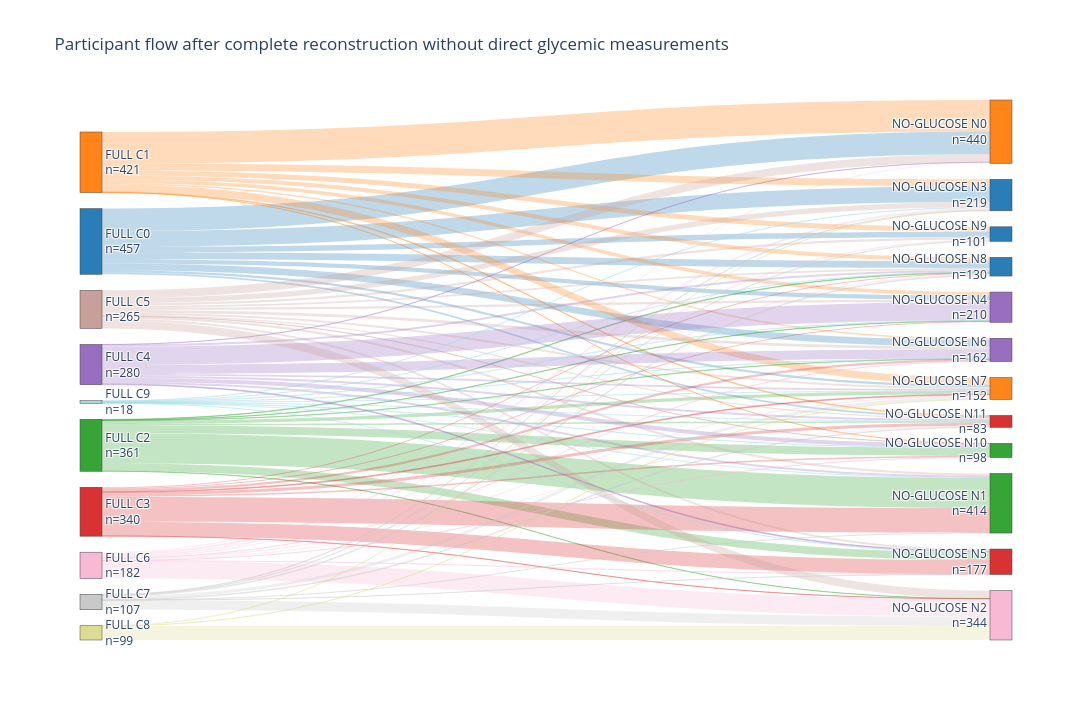

Notebook cell for this chart:
### Markdown cell above
## 13. Interactive Sankey: FULL communities → NO-GLUCOSE communities

### Code cell
import plotly.graph_objects as go


def rgba_string(rgba, alpha=None):
    r, g, b, a = rgba
    if alpha is not None:
        a = alpha
    return f"rgba({int(r*255)},{int(g*255)},{int(b*255)},{a:.3f})"


full_clusters = list(overlap_table.index)
no_glucose_clusters = list(overlap_table.columns)

# Order NO-GLUCOSE nodes by the FULL cluster receiving their largest overlap.
no_glucose_order = sorted(
    no_glucose_clusters,
    key=lambda cluster: (
        int(overlap_table[cluster].idxmax()),
        -int(overlap_table[cluster].max()),
        int(cluster),
    ),
)

full_sizes = overlap_table.sum(axis=1)
no_glucose_sizes = overlap_table.sum(axis=0)
node_labels = [
    f"FULL C{cluster}<br>n={int(full_sizes.loc[cluster]):,}"
    for cluster in full_clusters
] + [
    f"NO-GLUCOSE N{cluster}<br>n={int(no_glucose_sizes.loc[cluster]):,}"
    for cluster in no_glucose_order
]

full_node_index = {cluster: position for position, cluster in enumerate(full_clusters)}
no_glucose_node_index = {
    cluster: len(full_clusters) + position
    for position, cluster in enumerate(no_glucose_order)
}

cmap = plt.get_cmap("tab20", max(len(full_clusters), 1))
full_colors = {
    cluster: rgba_string(cmap(position), alpha=0.95)
    for position, cluster in enumerate(full_clusters)
}
node_colors = [full_colors[cluster] for cluster in full_clusters]
for cluster in no_glucose_order:
    dominant_full = int(overlap_table[cluster].idxmax())
    node_colors.append(full_colors[dominant_full])

sources, targets, values, link_colors, customdata = [], [], [], [], []
flow_rows = []
for full_cluster in full_clusters:
    for no_glucose_cluster in no_glucose_order:
        value = int(overlap_table.loc[full_cluster, no_glucose_cluster])
        if value == 0:
            continue
        source_total = int(full_sizes.loc[full_cluster])
        sources.append(full_node_index[full_cluster])
        targets.append(no_glucose_node_index[no_glucose_cluster])
        values.append(value)
        link_colors.append(full_colors[full_cluster].replace("0.950", "0.280"))
        customdata.append([full_cluster, no_glucose_cluster, value / source_total])
        flow_rows.append({
            "FULL_cluster": int(full_cluster),
            "NO_GLUCOSE_cluster": int(no_glucose_cluster),
            "n": value,
            "percentage_of_FULL_cluster": 100 * value / source_total,
        })

sankey_figure = go.Figure(go.Sankey(
    arrangement="snap",
    node=dict(
        pad=16,
        thickness=22,
        line=dict(width=0.5),
        label=node_labels,
        color=node_colors,
    ),
    link=dict(
        source=sources,
        target=targets,
        value=values,
        color=link_colors,
        customdata=customdata,
        hovertemplate=(
            "FULL C%{customdata[0]} → NO-GLUCOSE N%{customdata[1]}<br>"
            "n=%{value:,}<br>% of FULL community=%{customdata[2]:.1%}<extra></extra>"
        ),
    ),
))
sankey_figure.update_layout(
    title="Participant flow after complete reconstruction without direct glycemic measurements",
    font_size=12,
    width=1200,
    height=720,
)

sankey_flows = pd.DataFrame(flow_rows)
sankey_flows.to_csv(DIRS["comparison"] / "sankey_flows.csv", index=False)
sankey_figure.write_html(DIRS["comparison"] / "FULL_to_NO_GLUCOSE_sankey.html")
try:
    sankey_figure.write_image(DIRS["comparison"] / "FULL_to_NO_GLUCOSE_sankey.png", scale=3)
    sankey_figure.write_image(DIRS["comparison"] / "FULL_to_NO_GLUCOSE_sankey.svg")
except Exception as error:
    print("Static Sankey export skipped; interactive HTML was saved. Reason:", error)

display(sankey_flows)
display(sankey_figure)

### Figure 1 — Plotly figure (JSON) as saved in the notebook; plotly's stock layout.template omitted (floating-point values rounded to 4 significant figures; data arrays with more than 128 entries replaced by an {"elided": "..."} marker saying what was removed)
{"data": [{"arrangement": "snap", "link": {"color": ["rgba(31,119,180,0.280)", "rgba(31,119,180,0.280)", "rgba(31,119,180,0.280)", "rgba(31,119,180,0.280)", "rgba(31,119,180,0.280)", "rgba(31,119,180,0.280)", "rgba(31,119,180,0.280)", "rgba(31,119,180,0.280)", "rgba(255,127,14,0.280)", "rgba(255,127,14,0.280)", "rgba(255,127,14,0.280)", "rgba(255,127,14,0.280)", "rgba(255,127,14,0.280)", "rgba(255,127,14,0.280)", "rgba(255,127,14,0.280)", "rgba(255,127,14,0.280)", "rgba(255,127,14,0.280)", "rgba(44,160,44,0.280)", "rgba(44,160,44,0.280)", "rgba(44,160,44,0.280)", "rgba(44,160,44,0.280)", "rgba(44,160,44,0.280)", "rgba(44,160,44,0.280)", "rgba(44,160,44,0.280)", "rgba(44,160,44,0.280)", "rgba(44,160,44,0.280)", "rgba(214,39,40,0.280)", "rgba(214,39,40,0.280)", "rgba(214,39,40,0.280)", "rgba(214,39,40,0.280)", "rgba(214,39,40,0.280)", "rgba(214,39,40,0.280)", "rgba(214,39,40,0.280)", "rgba(214,39,40,0.280)", "rgba(214,39,40,0.280)", "rgba(148,103,189,0.280)", "rgba(148,103,189,0.280)", "rgba(148,103,189,0.280)", "rgba(148,103,189,0.280)", "rgba(148,103,189,0.280)", "rgba(148,103,189,0.280)", "rgba(148,103,189,0.280)", "rgba(148,103,189,0.280)", "rgba(148,103,189,0.280)", "rgba(196,156,148,0.280)", "rgba(196,156,148,0.280)", "rgba(196,156,148,0.280)", "rgba(196,156,148,0.280)", "rgba(196,156,148,0.280)", "rgba(196,156,148,0.280)", "rgba(196,156,148,0.280)", "rgba(196,156,148,0.280)", "rgba(196,156,148,0.280)", "rgba(196,156,148,0.280)", "rgba(196,156,148,0.280)", "rgba(196,156,148,0.280)", "rgba(247,182,210,0.280)", "rgba(247,182,210,0.280)", "rgba(247,182,210,0.280)", "rgba(247,182,210,0.280)", "rgba(247,182,210,0.280)", "rgba(247,182,210,0.280)", "rgba(247,182,210,0.280)", "rgba(247,182,210,0.280)", "rgba(247,182,210,0.280)", "rgba(247,182,210,0.280)", "rgba(199,199,199,0.280)", "rgba(199,199,199,0.280)", "rgba(199,199,199,0.280)", "rgba(199,199,199,0.280)", "rgba(199,199,199,0.280)", "rgba(199,199,199,0.280)", "rgba(199,199,199,0.280)", "rgba(199,199,199,0.280)", "rgba(219,219,141,0.280)", "rgba(219,219,141,0.280)", "rgba(219,219,141,0.280)", "rgba(158,218,229,0.280)", "rgba(158,218,229,0.280)", "rgba(158,218,229,0.280)", "rgba(158,218,229,0.280)", "rgba(158,218,229,0.280)", "rgba(158,218,229,0.280)", "rgba(158,218,229,0.280)", "rgba(158,218,229,0.280)", "rgba(158,218,229,0.280)"], "customdata": {"elided": "86x3 float values"}, "hovertemplate": "FULL C%{customdata[0]} → NO-GLUCOSE N%{customdata[1]}<br>n=%{value:,}<br>% of FULL community=%{customdata[2]:.1%}<extra></extra>", "source": [0, 0, 0, 0, 0, 0, 0, 0, 1, 1, 1, 1, 1, 1, 1, 1, 1, 2, 2, 2, 2, 2, 2, 2, 2, 2, 3, 3, 3, 3, 3, 3, 3, 3, 3, 4, 4, 4, 4, 4, 4, 4, 4, 4, 5, 5, 5, 5, 5, 5, 5, 5, 5, 5, 5, 5, 6, 6, 6, 6, 6, 6, 6, 6, 6, 6, 7, 7, 7, 7, 7, 7, 7, 7, 8, 8, 8, 9, 9, 9, 9, 9, 9, 9, 9, 9], "target": [10, 11, 12, 13, 14, 18, 19, 20, 10, 11, 12, 13, 14, 16, 18, 19, 20, 11, 14, 15, 16, 17, 18, 19, 20, 21, 11, 14, 15, 16, 17, 18, 19, 20, 21, 11, 13, 14, 15, 16, 17, 18, 19, 20, 10, 11, 12, 13, 14, 15, 16, 17, 18, 19, 20, 21, 10, 11, 12, 13, 14, 16, 17, 18, 20, 21, 10, 11, 12, 14, 15, 17, 18, 21, 10, 14, 21, 10, 11, 14, 15, 16, 17, 18, 19, 20], "value": [109, 48, 37, 158, 17, 12, 30, 46, 49, 27, 35, 219, 50, 1, 5, 24, 11, 4, 22, 209, 54, 55, 10, 3, 3, 1, 8, 6, 173, 11, 98, 20, 7, 15, 2, 14, 1, 13, 15, 27, 6, 14, 127, 63, 36, 13, 17, 55, 13, 15, 2, 14, 9, 15, 20, 56, 17, 8, 9, 7, 8, 1, 1, 7, 2, 122, 4, 6, 3, 21, 1, 1, 5, 66, 1, 1, 97, 3, 2, 1, 1, 2, 2, 1, 4, 2]}, "node": {"color": ["rgba(31,119,180,0.950)", "rgba(255,127,14,0.950)", "rgba(44,160,44,0.950)", "rgba(214,39,40,0.950)", "rgba(148,103,189,0.950)", "rgba(196,156,148,0.950)", "rgba(247,182,210,0.950)", "rgba(199,199,199,0.950)", "rgba(219,219,141,0.950)", "rgba(158,218,229,0.950)", "rgba(31,119,180,0.950)", "rgba(31,119,180,0.950)", "rgba(31,119,180,0.950)", "rgba(255,127,14,0.950)", "rgba(255,127,14,0.950)", "rgba(44,160,44,0.950)", "rgba(44,160,44,0.950)", "rgba(214,39,40,0.950)", "rgba(214,39,40,0.950)", "rgba(148,103,189,0.950)", "rgba(148,103,189,0.950)", "rgba(247,182,210,0.950)"], "label": ["FULL C0<br>n=457", "FULL C1<br>n=421", "FULL C2<br>n=361", "FULL C3<br>n=340", "FULL C4<br>n=280", "FULL C5<br>n=265", "FULL C6<br>n=182", "FULL C7<br>n=107", "FULL C8<br>n=99", "FULL C9<br>n=18", "NO-GLUCOSE N3<br>n=219", "NO-GLUCOSE N8<br>n=130", "NO-GLUCOSE N9<br>n=101", "NO-GLUCOSE N0<br>n=440", "NO-GLUCOSE N7<br>n=152", "NO-GLUCOSE N1<br>n=414", "NO-GLUCOSE N10<br>n=98", "NO-GLUCOSE N5<br>n=177", "NO-GLUCOSE N11<br>n=83", "NO-GLUCOSE N4<br>n=210", "NO-GLUCOSE N6<br>n=162", "NO-GLUCOSE N2<br>n=344"], "line": {"width": 0.5}, "pad": 16, "thickness": 22}, "type": "sankey"}], "layout": {"font": {"size": 12}, "height": 720, "title": {"text": "Participant flow after complete reconstruction without direct glycemic measurements"}, "width": 1200}}
